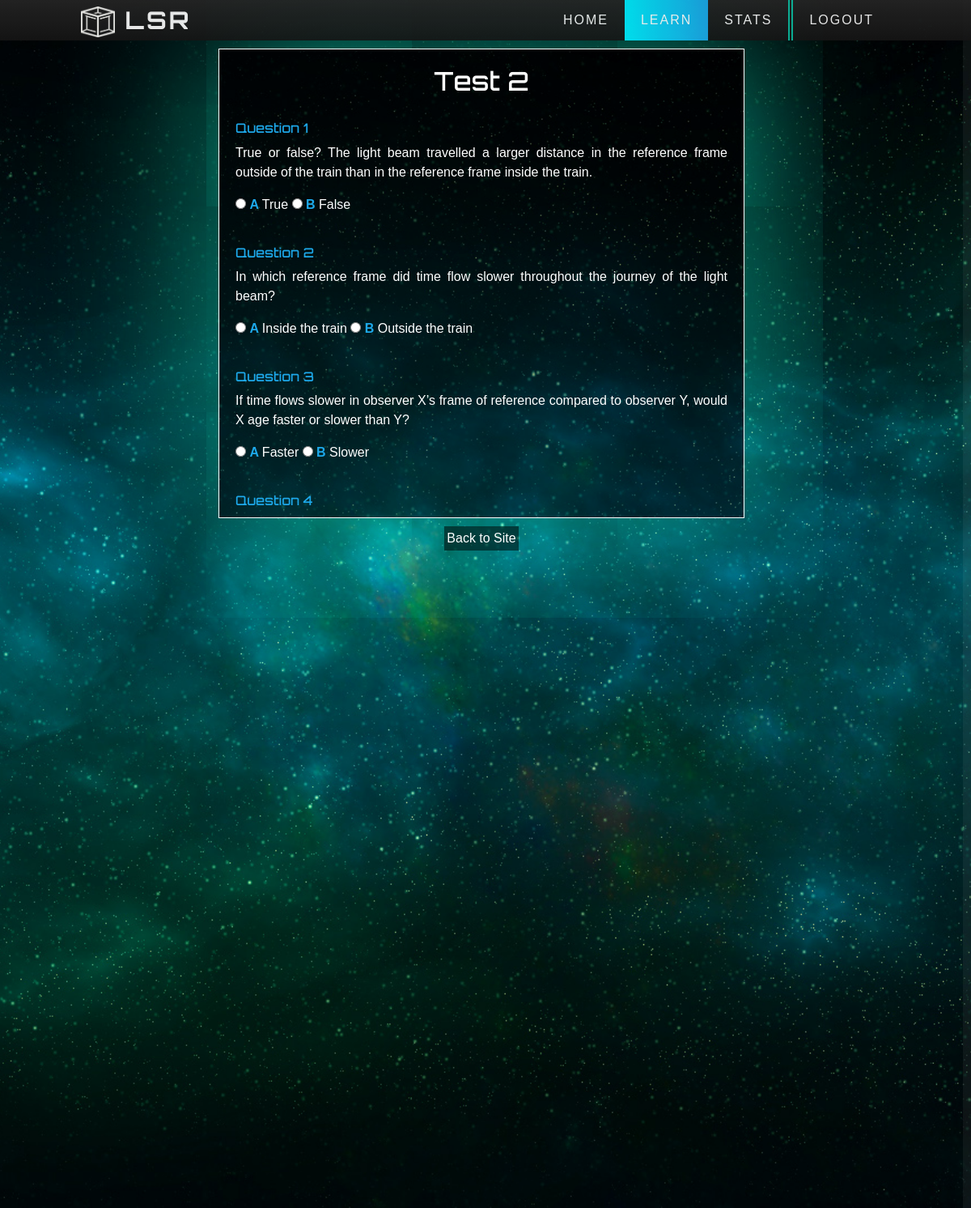
/learn/test?test_number=2 (signed in), run on the app's committed database.
### app/models.py (models this page shows, shortened)
class TestQuestion(db.Model):
    __tablename__ = 'test_question'
    id = db.Column(db.Integer, primary_key=True)
    number = db.Column(db.Integer, nullable=False)
    text = db.Column(db.String(100))
    answer = db.Column(db.String(100))
    answers = db.relationship('TestAnswer')
    test_number = db.Column(db.Integer, db.ForeignKey('test.number'))
    db.UniqueConstraint('number', 'test_number')

class TestAnswer(db.Model):
    __tablename__ = 'test_answer'
    id = db.Column(db.Integer, primary_key=True)
    number = db.Column(db.Integer, nullable=False)
    text = db.Column(db.String(100))
    correct = db.Column(db.Boolean)
    question_id = db.Column(db.Integer, db.ForeignKey('test_question.id'))
    db.UniqueConstraint('number', 'question_id')

### app/routes.py (the view)
@routes.route('/learn/test')
@login_required
def test():
    test_number = request.args.get('test_number')
    if not test_number or not test_number.isdigit(): test_number = 1
    test_number = int(test_number)
    if test_number not in (1,2,3): test_number = 1
    questions = Test.query.filter_by(number=test_number).first().questions
    return render_template(
        'test.html',
        user=current_user,
        theme=get_theme(),
        test_number=test_number,
        questions=questions,
        len=len,
        enumerate=enumerate,
        zip=zip,
        number_sorted = number_sorted
    )

### app/__init__.py (called while the page is built)
def create_app():
  db.init_app(app)
  from .routes import routes
  from .auth import auth
  app.register_blueprint(routes, url_prefix='/')
  app.register_blueprint(auth, url_prefix='/')
  from .models import User
  create_database(app)
  login_manager = LoginManager()
  login_manager.login_view = "auth.login"
  login_manager.init_app(app)
  @login_manager.user_loader
  def load_user(id): return User.query.get(int(id))
  return app

### app/models.py (called while the page is built)
    def selected_theme(self): return self.theme

### app/routes.py (called while the page is built)
def get_theme(): return current_user.selected_theme() if current_user.is_authenticated else "Blue"

def number_sorted(l): return sorted(l, key=lambda x: x.number)

### app/templates/test.html (shortened to what this page needs)
{% extends "base.html" %}
{% block body %}<body onload="init_test('{{theme}}')">{% endblock %}
{% block content %}
<form id="quiz" action="{{ url_for('routes.results') }}" method="POST">
    <div class="quizBox">
		<h2>Test {{test_number}}</h2>
        {% for q in questions %}
        <h3>Question {{q.number}}</h3>
		<p>{{q.text}}<br /></p>
        {% for i, (l, a) in enumerate(zip(('A','B','C','D'), number_sorted(q.answers))) %}
		<input id="{{q.number}}{{a.number}}" type="radio" name="{{q.number}}" value="{{a.number}}" />
		<label for="{{q.number}}{{a.number}}"><span class="quizLetter">{{l}} </span>{{a.text}}</label>
        {% if i < len(q.answers) and i % 2 == 1 %}<br>{% endif %}
        {% else %}
        <input class="textAns" id="{{q.number}}" type="text" name="{{q.number}}" autocomplete="off" />
        {% endfor %}
        {% endfor %}
	</div>
</form>
<div class="pageArrow pageArrowDown" style="left: 100px">
</div>
<div class="pageArrow pageArrowDown" style="right: 100px">
</div>
{% endblock %}

### app/static/style.css (style rules this page uses)
:root { --background: url('backgrounds/BackgroundBlue.jpg'); --colour1: grey; --colour2: grey; --colour3: grey; --blue3: #1da9eb; --red3: #bd1010; --purple3: #6a0496; --green3: #05ab48; --boxShadow: rgba(9, 241, 203, 0.75); }
body { margin: 0; padding: 0; font-family: sans-serif; color: #fff; background-image: var(--background); background-position: center; background-size: cover; background-attachment: fixed; padding-right: 10px; padding-bottom: 50px; overflow: hidden; overflow-y: scroll; }
.pageArrow { position: absolute; width: 110px; height: 110px; transform: translateY(-80px) translateX(-50%) rotate(45deg); opacity: 0.85; }
.pageArrowDown { bottom: 48%; width: 30px; height: 30px; }
.quizBox { margin: auto; margin-top: 60px; width: 650px; transition: 0.5s; border: 1px solid#fff; background: rgba(0.3, 0.3, 0.3, 0.3); padding: 20px; height: 580px; text-align: justify; box-shadow: 0 0 205px var(--boxShadow); overflow: hidden; overflow-y: scroll; }
.quizBox h2 { font-family: 'orbitron'; text-align: center; }
.quizBox h3 { margin-top: 30px; font-family: 'orbitron'; color: var(--colour2); font-size: medium; }
.quizLetter { color: var(--colour2); font-weight: bolder; }

### data on the page
TestQuestion: number "1", text "True or false? The light beam travelled a larger distance in the reference frame outside of the train than in the reference frame inside the train.", l "A" "B"
TestAnswer: text "True"
TestAnswer: text "False"
TestQuestion: number "2", text "In which reference frame did time flow slower throughout the journey of the light beam?", l "A" "B"
TestAnswer: text "Inside the train"
TestAnswer: text "Outside the train"
TestQuestion: number "3", text "If time flows slower in observer X’s frame of reference compared to observer Y, would X age faster or slower than Y?", l "A" "B"
TestAnswer: text "Faster"
TestAnswer: text "Slower"
TestQuestion: number "4"

### other printed values
{{ test_number }} "2"
